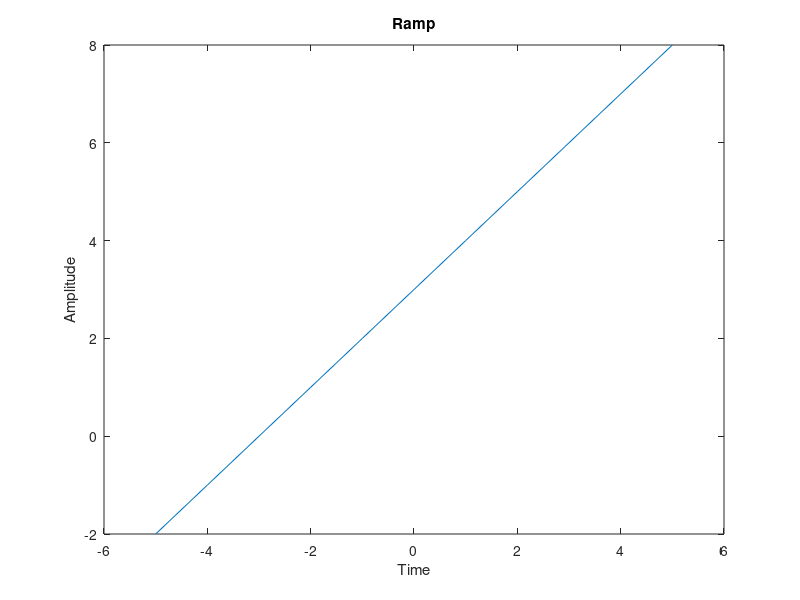

MATLAB code to generate this figure:
x= zeros(1,11);
n=-5:1:5;
for i=1:11
    if(i>=0)
        x(i)=i-3;
    end
end
plot(n,x);
title("Ramp");
xlabel("Time");


ylabel("Amplitude");    
    
        
        